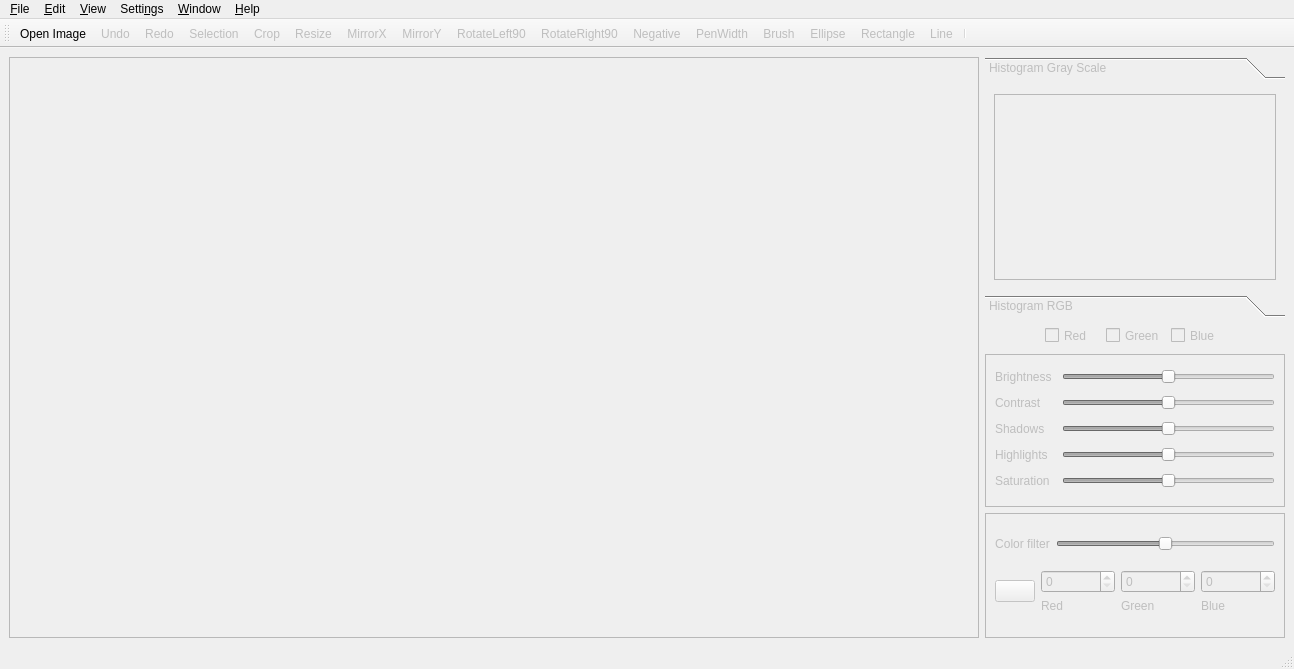
<?xml version="1.0" encoding="UTF-8"?>
<ui version="4.0">
 <class>MainWindow</class>
 <widget class="QMainWindow" name="MainWindow">
  <property name="geometry">
   <rect>
    <x>0</x>
    <y>0</y>
    <width>1294</width>
    <height>669</height>
   </rect>
  </property>
  <property name="windowTitle">
   <string>MainWindow</string>
  </property>
  <widget class="QWidget" name="centralwidget">
   <layout class="QGridLayout" name="gridLayout_8">
    <item row="1" column="3">
     <widget class="QCheckBox" name="checkGreen">
      <property name="enabled">
       <bool>false</bool>
      </property>
      <property name="maximumSize">
       <size>
        <width>16777215</width>
        <height>25</height>
       </size>
      </property>
      <property name="text">
       <string>Green</string>
      </property>
     </widget>
    </item>
    <item row="1" column="2">
     <widget class="QCheckBox" name="checkRed">
      <property name="enabled">
       <bool>false</bool>
      </property>
      <property name="maximumSize">
       <size>
        <width>16777215</width>
        <height>25</height>
       </size>
      </property>
      <property name="text">
       <string>Red</string>
      </property>
     </widget>
    </item>
    <item row="1" column="4">
     <widget class="QCheckBox" name="checkBlue">
      <property name="enabled">
       <bool>false</bool>
      </property>
      <property name="maximumSize">
       <size>
        <width>16777215</width>
        <height>25</height>
       </size>
      </property>
      <property name="text">
       <string>Blue</string>
      </property>
     </widget>
    </item>
    <item row="3" column="1" colspan="5">
     <widget class="QFrame" name="colorFrame">
      <property name="enabled">
       <bool>false</bool>
      </property>
      <property name="maximumSize">
       <size>
        <width>16777215</width>
        <height>125</height>
       </size>
      </property>
      <property name="frameShape">
       <enum>QFrame::StyledPanel</enum>
      </property>
      <property name="frameShadow">
       <enum>QFrame::Raised</enum>
      </property>
      <layout class="QGridLayout" name="gridLayout_9">
       <item row="1" column="0">
        <widget class="QPushButton" name="pushButton">
         <property name="enabled">
          <bool>false</bool>
         </property>
         <property name="sizePolicy">
          <sizepolicy hsizetype="Fixed" vsizetype="Fixed">
           <horstretch>25</horstretch>
           <verstretch>25</verstretch>
          </sizepolicy>
         </property>
         <property name="styleSheet">
          <string notr="true">image: url(:/icon/icons/041-colors.png);
background-image: url(:/icon/icons/041-colors.png);</string>
         </property>
         <property name="text">
          <string/>
         </property>
        </widget>
       </item>
       <item row="1" column="1">
        <layout class="QGridLayout" name="gridLayout_3">
         <item row="0" column="0">
          <widget class="QSpinBox" name="spinRed">
           <property name="maximum">
            <number>255</number>
           </property>
          </widget>
         </item>
         <item row="1" column="0">
          <widget class="QLabel" name="label_7">
           <property name="text">
            <string>Red</string>
           </property>
          </widget>
         </item>
        </layout>
       </item>
       <item row="1" column="2">
        <layout class="QGridLayout" name="gridLayout_5">
         <item row="0" column="0">
          <widget class="QSpinBox" name="spinGreen">
           <property name="maximum">
            <number>255</number>
           </property>
          </widget>
         </item>
         <item row="1" column="0">
          <widget class="QLabel" name="label_8">
           <property name="text">
            <string>Green</string>
           </property>
          </widget>
         </item>
        </layout>
       </item>
       <item row="1" column="3">
        <layout class="QGridLayout" name="gridLayout_6">
         <item row="0" column="0">
          <widget class="QSpinBox" name="spinBlue">
           <property name="maximum">
            <number>255</number>
           </property>
          </widget>
         </item>
         <item row="1" column="0">
          <widget class="QLabel" name="label_9">
           <property name="text">
            <string>Blue</string>
           </property>
          </widget>
         </item>
        </layout>
       </item>
       <item row="0" column="0" colspan="4">
        <layout class="QGridLayout" name="gridLayout_7">
         <item row="0" column="0">
          <widget class="QLabel" name="label_6">
           <property name="font">
            <font>
             <weight>50</weight>
             <bold>false</bold>
            </font>
           </property>
           <property name="text">
            <string>Color filter</string>
           </property>
           <property name="alignment">
            <set>Qt::AlignCenter</set>
           </property>
          </widget>
         </item>
         <item row="0" column="1">
          <widget class="QSlider" name="HSliderColor">
           <property name="minimum">
            <number>-50</number>
           </property>
           <property name="maximum">
            <number>50</number>
           </property>
           <property name="value">
            <number>0</number>
           </property>
           <property name="orientation">
            <enum>Qt::Horizontal</enum>
           </property>
          </widget>
         </item>
        </layout>
       </item>
      </layout>
     </widget>
    </item>
    <item row="2" column="1" colspan="5">
     <widget class="QFrame" name="sliderFrame">
      <property name="enabled">
       <bool>false</bool>
      </property>
      <property name="maximumSize">
       <size>
        <width>16777215</width>
        <height>175</height>
       </size>
      </property>
      <property name="frameShape">
       <enum>QFrame::StyledPanel</enum>
      </property>
      <property name="frameShadow">
       <enum>QFrame::Raised</enum>
      </property>
      <layout class="QGridLayout" name="gridLayout_2">
       <item row="1" column="0">
        <widget class="QLabel" name="label_Contrast">
         <property name="text">
          <string>Contrast</string>
         </property>
        </widget>
       </item>
       <item row="4" column="0">
        <widget class="QLabel" name="label_Saturation">
         <property name="text">
          <string>Saturation</string>
         </property>
        </widget>
       </item>
       <item row="2" column="0">
        <widget class="QLabel" name="label_Shadows">
         <property name="text">
          <string>Shadows</string>
         </property>
        </widget>
       </item>
       <item row="3" column="0" colspan="2">
        <widget class="QLabel" name="label_Highlights">
         <property name="text">
          <string>Highlights</string>
         </property>
        </widget>
       </item>
       <item row="0" column="2">
        <widget class="QSlider" name="horizontalSliderBrightness">
         <property name="font">
          <font>
           <kerning>true</kerning>
          </font>
         </property>
         <property name="focusPolicy">
          <enum>Qt::StrongFocus</enum>
         </property>
         <property name="minimum">
          <number>-128</number>
         </property>
         <property name="maximum">
          <number>128</number>
         </property>
         <property name="value">
          <number>0</number>
         </property>
         <property name="tracking">
          <bool>true</bool>
         </property>
         <property name="orientation">
          <enum>Qt::Horizontal</enum>
         </property>
        </widget>
       </item>
       <item row="0" column="0" colspan="2">
        <widget class="QLabel" name="label_Brightness">
         <property name="text">
          <string>Brightness</string>
         </property>
        </widget>
       </item>
       <item row="4" column="2">
        <widget class="QSlider" name="horizontalSliderSaturation">
         <property name="maximum">
          <number>200</number>
         </property>
         <property name="value">
          <number>100</number>
         </property>
         <property name="orientation">
          <enum>Qt::Horizontal</enum>
         </property>
        </widget>
       </item>
       <item row="2" column="2">
        <widget class="QSlider" name="horizontalSliderShadows">
         <property name="minimum">
          <number>0</number>
         </property>
         <property name="maximum">
          <number>200</number>
         </property>
         <property name="value">
          <number>100</number>
         </property>
         <property name="orientation">
          <enum>Qt::Horizontal</enum>
         </property>
        </widget>
       </item>
       <item row="3" column="2">
        <widget class="QSlider" name="horizontalSliderHighlights">
         <property name="minimum">
          <number>0</number>
         </property>
         <property name="maximum">
          <number>200</number>
         </property>
         <property name="singleStep">
          <number>1</number>
         </property>
         <property name="value">
          <number>100</number>
         </property>
         <property name="orientation">
          <enum>Qt::Horizontal</enum>
         </property>
        </widget>
       </item>
       <item row="1" column="2">
        <widget class="QSlider" name="horizontalSliderContrast">
         <property name="minimum">
          <number>-128</number>
         </property>
         <property name="maximum">
          <number>128</number>
         </property>
         <property name="orientation">
          <enum>Qt::Horizontal</enum>
         </property>
        </widget>
       </item>
      </layout>
     </widget>
    </item>
    <item row="0" column="1" colspan="5">
     <widget class="QToolBox" name="toolBox">
      <property name="enabled">
       <bool>false</bool>
      </property>
      <property name="minimumSize">
       <size>
        <width>300</width>
        <height>260</height>
       </size>
      </property>
      <property name="maximumSize">
       <size>
        <width>300</width>
        <height>260</height>
       </size>
      </property>
      <property name="currentIndex">
       <number>0</number>
      </property>
      <widget class="QWidget" name="page">
       <property name="geometry">
        <rect>
         <x>0</x>
         <y>0</y>
         <width>300</width>
         <height>190</height>
        </rect>
       </property>
       <property name="cursor">
        <cursorShape>ArrowCursor</cursorShape>
       </property>
       <attribute name="label">
        <string>Histogram Gray Scale</string>
       </attribute>
       <layout class="QGridLayout" name="gridLayout">
        <item row="0" column="0">
         <widget class="QGraphicsView" name="graphicsHistBW"/>
        </item>
       </layout>
      </widget>
      <widget class="QWidget" name="page_2">
       <property name="geometry">
        <rect>
         <x>0</x>
         <y>0</y>
         <width>300</width>
         <height>190</height>
        </rect>
       </property>
       <attribute name="label">
        <string>Histogram RGB</string>
       </attribute>
       <layout class="QGridLayout" name="gridLayout_4">
        <item row="0" column="0">
         <widget class="QGraphicsView" name="graphicsHistRGB"/>
        </item>
       </layout>
      </widget>
     </widget>
    </item>
    <item row="0" column="0" rowspan="4">
     <widget class="QGraphicsView" name="graphicsView">
      <property name="enabled">
       <bool>false</bool>
      </property>
     </widget>
    </item>
   </layout>
  </widget>
  <widget class="QMenuBar" name="menubar">
   <property name="geometry">
    <rect>
     <x>0</x>
     <y>0</y>
     <width>1294</width>
     <height>26</height>
    </rect>
   </property>
   <widget class="QMenu" name="menuFile">
    <property name="title">
     <string>&amp;File</string>
    </property>
    <addaction name="actionOpen"/>
    <addaction name="actionNew"/>
    <addaction name="actionOpen_Project"/>
    <addaction name="separator"/>
    <addaction name="actionSave"/>
    <addaction name="actionSave_Project"/>
    <addaction name="actionSave_As"/>
    <addaction name="separator"/>
    <addaction name="actionQuit"/>
   </widget>
   <widget class="QMenu" name="menuEdit">
    <property name="title">
     <string>&amp;Edit</string>
    </property>
    <addaction name="actionUndo"/>
    <addaction name="actionRedo"/>
   </widget>
   <widget class="QMenu" name="menuSettings">
    <property name="title">
     <string>Setti&amp;ngs</string>
    </property>
    <widget class="QMenu" name="menuTheme_2">
     <property name="title">
      <string>&amp;Theme</string>
     </property>
     <property name="icon">
      <iconset resource="../resource/icons.qrc">
       <normaloff>:/icon/icons/theme.png</normaloff>:/icon/icons/theme.png</iconset>
     </property>
     <addaction name="actionDark_2"/>
     <addaction name="actionAqua"/>
     <addaction name="actionElegantNight"/>
     <addaction name="actionNeon"/>
     <addaction name="actionWanderlust"/>
     <addaction name="actionPicPax"/>
     <addaction name="actionGenetive"/>
     <addaction name="actionTCobra"/>
    </widget>
    <addaction name="menuTheme_2"/>
   </widget>
   <widget class="QMenu" name="menuView">
    <property name="title">
     <string>&amp;View</string>
    </property>
    <addaction name="actionFull_Screen_Mode"/>
   </widget>
   <widget class="QMenu" name="menuWindow">
    <property name="title">
     <string>&amp;Window</string>
    </property>
    <addaction name="actionNew_Window"/>
    <addaction name="actionClose_2"/>
   </widget>
   <widget class="QMenu" name="menuHelp">
    <property name="title">
     <string>&amp;Help</string>
    </property>
    <addaction name="actionAbout_CHIMP"/>
    <addaction name="actionShortcuts"/>
   </widget>
   <addaction name="menuFile"/>
   <addaction name="menuEdit"/>
   <addaction name="menuView"/>
   <addaction name="menuSettings"/>
   <addaction name="menuWindow"/>
   <addaction name="menuHelp"/>
  </widget>
  <widget class="QStatusBar" name="statusbar"/>
  <widget class="QToolBar" name="toolBar">
   <property name="enabled">
    <bool>true</bool>
   </property>
   <property name="windowTitle">
    <string>toolBar</string>
   </property>
   <attribute name="toolBarArea">
    <enum>TopToolBarArea</enum>
   </attribute>
   <attribute name="toolBarBreak">
    <bool>false</bool>
   </attribute>
   <addaction name="actionOpen"/>
   <addaction name="actionUndo"/>
   <addaction name="actionRedo"/>
   <addaction name="actionSelection"/>
   <addaction name="actionCrop"/>
   <addaction name="actionResize"/>
   <addaction name="actionMirrorX"/>
   <addaction name="actionMirrorY"/>
   <addaction name="actionRotateLeft90"/>
   <addaction name="actionRotateRight90"/>
   <addaction name="actionNegative"/>
   <addaction name="actionPenWidth"/>
   <addaction name="actionBrush"/>
   <addaction name="actionEllipse"/>
   <addaction name="actionRectangle"/>
   <addaction name="actionLine"/>
   <addaction name="separator"/>
  </widget>
  <action name="actionSave">
   <property name="enabled">
    <bool>false</bool>
   </property>
   <property name="icon">
    <iconset resource="../resource/icons.qrc">
     <normaloff>:/icon/icons/save.png</normaloff>:/icon/icons/save.png</iconset>
   </property>
   <property name="text">
    <string>&amp;Save Image</string>
   </property>
   <property name="shortcut">
    <string>Ctrl+S</string>
   </property>
  </action>
  <action name="actionSave_As">
   <property name="enabled">
    <bool>false</bool>
   </property>
   <property name="icon">
    <iconset resource="../resource/icons.qrc">
     <normaloff>:/icon/icons/save.png</normaloff>:/icon/icons/save.png</iconset>
   </property>
   <property name="text">
    <string>Save &amp;As...</string>
   </property>
   <property name="shortcut">
    <string>Ctrl+Shift+S</string>
   </property>
  </action>
  <action name="actionOpen">
   <property name="icon">
    <iconset resource="../resource/icons.qrc">
     <normaloff>:/icon/icons/001-picture.png</normaloff>:/icon/icons/001-picture.png</iconset>
   </property>
   <property name="text">
    <string>&amp;Open Image</string>
   </property>
   <property name="shortcut">
    <string>Ctrl+O</string>
   </property>
  </action>
  <action name="actionNew">
   <property name="icon">
    <iconset resource="../resource/icons.qrc">
     <normaloff>:/icon/icons/014-file.png</normaloff>:/icon/icons/014-file.png</iconset>
   </property>
   <property name="text">
    <string>&amp;New</string>
   </property>
   <property name="shortcut">
    <string>Ctrl+N</string>
   </property>
  </action>
  <action name="actionQuit">
   <property name="icon">
    <iconset resource="../resource/icons.qrc">
     <normaloff>:/icon/icons/quit.png</normaloff>:/icon/icons/quit.png</iconset>
   </property>
   <property name="text">
    <string>&amp;Quit</string>
   </property>
   <property name="shortcut">
    <string>Ctrl+Q</string>
   </property>
  </action>
  <action name="actionUndo">
   <property name="enabled">
    <bool>false</bool>
   </property>
   <property name="icon">
    <iconset resource="../resource/icons.qrc">
     <normaloff>:/icon/icons/undo.png</normaloff>:/icon/icons/undo.png</iconset>
   </property>
   <property name="text">
    <string>&amp;Undo</string>
   </property>
   <property name="shortcut">
    <string>Ctrl+Z</string>
   </property>
  </action>
  <action name="actionRedo">
   <property name="enabled">
    <bool>false</bool>
   </property>
   <property name="icon">
    <iconset resource="../resource/icons.qrc">
     <normaloff>:/icon/icons/redo.png</normaloff>:/icon/icons/redo.png</iconset>
   </property>
   <property name="text">
    <string>&amp;Redo</string>
   </property>
   <property name="shortcut">
    <string>Ctrl+Shift+Z</string>
   </property>
  </action>
  <action name="actionFull_Screen_Mode">
   <property name="checkable">
    <bool>true</bool>
   </property>
   <property name="icon">
    <iconset resource="../resource/icons.qrc">
     <normaloff>:/icon/icons/full-screen (1).png</normaloff>:/icon/icons/full-screen (1).png</iconset>
   </property>
   <property name="text">
    <string>F&amp;ull Screen Mode</string>
   </property>
   <property name="shortcut">
    <string>Ctrl+F</string>
   </property>
  </action>
  <action name="actionNew_Window">
   <property name="icon">
    <iconset resource="../resource/icons.qrc">
     <normaloff>:/icon/icons/new-window (1).png</normaloff>:/icon/icons/new-window (1).png</iconset>
   </property>
   <property name="text">
    <string>&amp;New Window</string>
   </property>
  </action>
  <action name="actionClose_2">
   <property name="icon">
    <iconset resource="../resource/icons.qrc">
     <normaloff>:/icon/icons/quit.png</normaloff>:/icon/icons/quit.png</iconset>
   </property>
   <property name="text">
    <string>C&amp;lose</string>
   </property>
  </action>
  <action name="actionAbout_CHIMP">
   <property name="icon">
    <iconset resource="../resource/icons.qrc">
     <normaloff>:/icon/icons/info (1).png</normaloff>:/icon/icons/info (1).png</iconset>
   </property>
   <property name="text">
    <string>&amp;About CHIMP</string>
   </property>
  </action>
  <action name="actionShortcuts">
   <property name="icon">
    <iconset resource="../resource/icons.qrc">
     <normaloff>:/icon/icons/keyboard (2).png</normaloff>:/icon/icons/keyboard (2).png</iconset>
   </property>
   <property name="text">
    <string>S&amp;hortcuts</string>
   </property>
  </action>
  <action name="actionBrush">
   <property name="enabled">
    <bool>false</bool>
   </property>
   <property name="icon">
    <iconset resource="../resource/icons.qrc">
     <normaloff>:/icon/icons/paintbrush.png</normaloff>:/icon/icons/paintbrush.png</iconset>
   </property>
   <property name="text">
    <string>Brush</string>
   </property>
  </action>
  <action name="actionCrop">
   <property name="enabled">
    <bool>false</bool>
   </property>
   <property name="icon">
    <iconset resource="../resource/icons.qrc">
     <normaloff>:/icon/icons/034-crop.png</normaloff>:/icon/icons/034-crop.png</iconset>
   </property>
   <property name="text">
    <string>Crop</string>
   </property>
   <property name="shortcut">
    <string>Ctrl+C</string>
   </property>
  </action>
  <action name="actionDark_2">
   <property name="text">
    <string>Dark</string>
   </property>
  </action>
  <action name="actionAqua">
   <property name="text">
    <string>Aqua</string>
   </property>
  </action>
  <action name="actionElegantNight">
   <property name="text">
    <string>Elegant</string>
   </property>
  </action>
  <action name="actionNeon">
   <property name="text">
    <string>Neon</string>
   </property>
  </action>
  <action name="actionWanderlust">
   <property name="text">
    <string>Wanderlust</string>
   </property>
  </action>
  <action name="actionPicPax">
   <property name="text">
    <string>PicPax</string>
   </property>
  </action>
  <action name="actionGenetive">
   <property name="text">
    <string>Genetive</string>
   </property>
  </action>
  <action name="actionTCobra">
   <property name="text">
    <string>TCobra</string>
   </property>
  </action>
  <action name="actionResize">
   <property name="enabled">
    <bool>false</bool>
   </property>
   <property name="icon">
    <iconset resource="../resource/icons.qrc">
     <normaloff>:/icon/icons/011-grid.png</normaloff>:/icon/icons/011-grid.png</iconset>
   </property>
   <property name="text">
    <string>Resize</string>
   </property>
   <property name="shortcut">
    <string>Ctrl+R</string>
   </property>
  </action>
  <action name="actionEllipse">
   <property name="enabled">
    <bool>false</bool>
   </property>
   <property name="icon">
    <iconset resource="../resource/icons.qrc">
     <normaloff>:/icon/icons/elipse.png</normaloff>:/icon/icons/elipse.png</iconset>
   </property>
   <property name="text">
    <string>Ellipse</string>
   </property>
  </action>
  <action name="actionRectangle">
   <property name="enabled">
    <bool>false</bool>
   </property>
   <property name="icon">
    <iconset resource="../resource/icons.qrc">
     <normaloff>:/icon/icons/rectangle.png</normaloff>:/icon/icons/rectangle.png</iconset>
   </property>
   <property name="text">
    <string>Rectangle</string>
   </property>
  </action>
  <action name="actionNegative">
   <property name="enabled">
    <bool>false</bool>
   </property>
   <property name="icon">
    <iconset resource="../resource/icons.qrc">
     <normaloff>:/icon/icons/invert.png</normaloff>:/icon/icons/invert.png</iconset>
   </property>
   <property name="text">
    <string>Negative</string>
   </property>
   <property name="toolTip">
    <string>Invert Color</string>
   </property>
   <property name="shortcut">
    <string>Ctrl+I</string>
   </property>
  </action>
  <action name="actionMirrorX">
   <property name="enabled">
    <bool>false</bool>
   </property>
   <property name="icon">
    <iconset resource="../resource/icons.qrc">
     <normaloff>:/icon/icons/029-flip2.png</normaloff>:/icon/icons/029-flip2.png</iconset>
   </property>
   <property name="text">
    <string>MirrorX</string>
   </property>
   <property name="toolTip">
    <string>Mirror Horizontally</string>
   </property>
  </action>
  <action name="actionMirrorY">
   <property name="enabled">
    <bool>false</bool>
   </property>
   <property name="icon">
    <iconset resource="../resource/icons.qrc">
     <normaloff>:/icon/icons/029-flip.png</normaloff>:/icon/icons/029-flip.png</iconset>
   </property>
   <property name="text">
    <string>MirrorY</string>
   </property>
   <property name="toolTip">
    <string>Mirror Vertically</string>
   </property>
  </action>
  <action name="actionLine">
   <property name="enabled">
    <bool>false</bool>
   </property>
   <property name="icon">
    <iconset resource="../resource/icons.qrc">
     <normaloff>:/icon/icons/line.png</normaloff>:/icon/icons/line.png</iconset>
   </property>
   <property name="text">
    <string>Line</string>
   </property>
  </action>
  <action name="actionSelection">
   <property name="enabled">
    <bool>false</bool>
   </property>
   <property name="icon">
    <iconset resource="../resource/icons.qrc">
     <normaloff>:/icon/icons/selection.png</normaloff>:/icon/icons/selection.png</iconset>
   </property>
   <property name="text">
    <string>Selection</string>
   </property>
  </action>
  <action name="actionRotateRight90">
   <property name="enabled">
    <bool>false</bool>
   </property>
   <property name="icon">
    <iconset resource="../resource/icons.qrc">
     <normaloff>:/icon/icons/030-rotation.png</normaloff>:/icon/icons/030-rotation.png</iconset>
   </property>
   <property name="text">
    <string>RotateRight90</string>
   </property>
   <property name="toolTip">
    <string>Rotate right</string>
   </property>
  </action>
  <action name="actionRotateLeft90">
   <property name="enabled">
    <bool>false</bool>
   </property>
   <property name="icon">
    <iconset resource="../resource/icons.qrc">
     <normaloff>:/icon/icons/rotation2.png</normaloff>:/icon/icons/rotation2.png</iconset>
   </property>
   <property name="text">
    <string>RotateLeft90</string>
   </property>
   <property name="toolTip">
    <string>Rotate left</string>
   </property>
  </action>
  <action name="actionOpen_Project">
   <property name="icon">
    <iconset resource="../resource/icons.qrc">
     <normaloff>:/icon/icons/project.png</normaloff>:/icon/icons/project.png</iconset>
   </property>
   <property name="text">
    <string>Open Project</string>
   </property>
  </action>
  <action name="actionSave_Project">
   <property name="enabled">
    <bool>false</bool>
   </property>
   <property name="icon">
    <iconset resource="../resource/icons.qrc">
     <normaloff>:/icon/icons/save.png</normaloff>:/icon/icons/save.png</iconset>
   </property>
   <property name="text">
    <string>Save Project</string>
   </property>
  </action>
  <action name="actionPenWidth">
   <property name="enabled">
    <bool>false</bool>
   </property>
   <property name="icon">
    <iconset resource="../resource/icons.qrc">
     <normaloff>:/icon/icons/width.png</normaloff>:/icon/icons/width.png</iconset>
   </property>
   <property name="text">
    <string>PenWidth</string>
   </property>
   <property name="toolTip">
    <string>width/opacity/color</string>
   </property>
  </action>
 </widget>
 <resources>
  <include location="../resource/icons.qrc"/>
 </resources>
 <connections/>
</ui>
